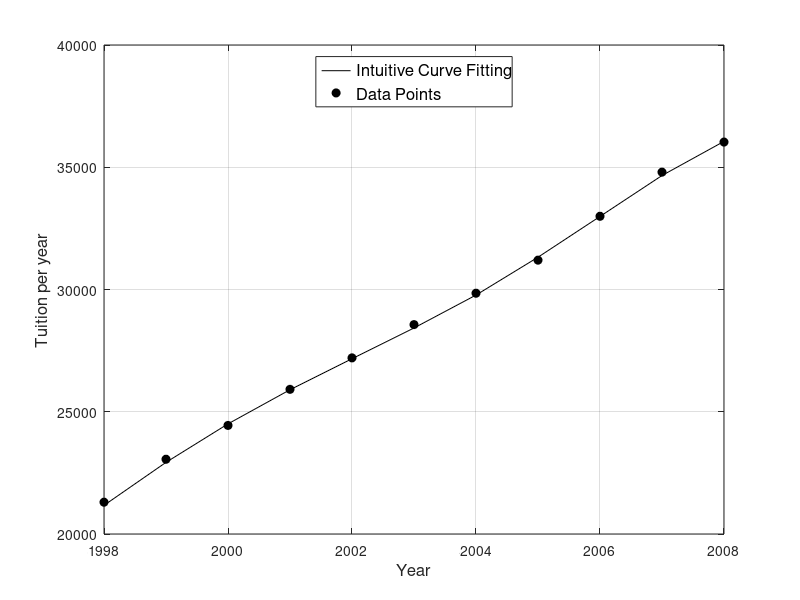

This chart was generated by the following MATLAB code: (Note: this script raises an error after producing the figure.)
clc;
clear variables;
close all;

% X : interpolation points
% Y : value of f(X)
% x : points where we want an evaluation of P(x),
%     where P is the interpolator polynomial
x = [1998:0.10:2008]; 
X = [1998:1:2008]; 

y = 1./(1+25*x.^2); % Runge function
Y = [21300 23057 24441 25917 27204 28564 29847 31200 32994 34800 36030];

pol = polyval(polyfit(X, Y, 5), X);


plot(X,pol,'k',X,Y,'ko','MarkerFaceColor','k');
set(get(gca,'XAxis'),'Fontweight','normal','FontSize',10);
set(get(gca,'YAxis'),'Fontweight','normal','FontSize',10);
xlabel ('Year','fontweight','normal','fontsize',12);
ylabel ('Tuition per year','fontweight','normal','fontsize',12);
legend('Intuitive Curve Fitting','Data Points','fontweight','normal','fontsize',12,'Location','North');
grid on;
ax = gca;
ax.YAxis.Exponent = 0;
print(gcf,'hw1_sol7a.png','-dpng','-r1200');